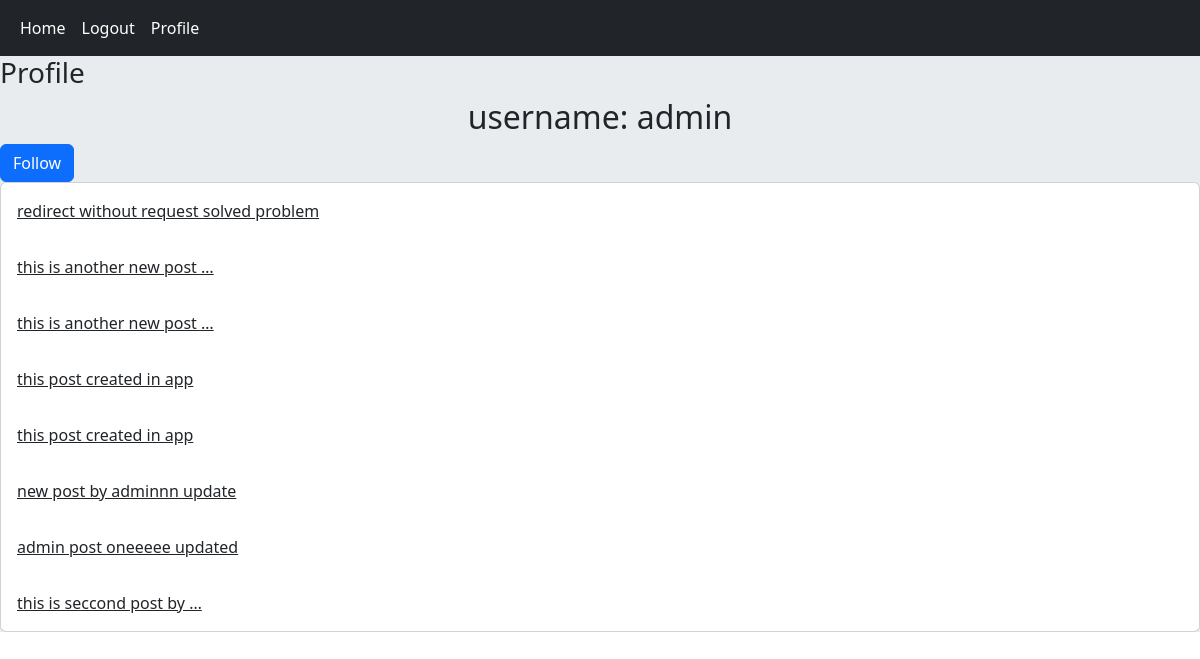
The page /accounts/profile/1/ (signed in) on the database its author committed.
### home/models.py (models this page shows, shortened)
class Post(models.Model):
    user    = models.ForeignKey(User, on_delete=models.CASCADE)
    body    = models.TextField()
    slug    = models.SlugField()
    created = models.DateTimeField(auto_now_add=True)
    updated = models.DateTimeField(auto_now=True)
    class Meta:
        ordering = ('-created','-body')
    def get_absolute_url(self):
        return reverse("home:post_details", args=(self.id, self.slug))

### accounts/views.py (the view)
class UserProfileView(LoginRequiredMixin, View):
    def get(self, request, user_id):
        user = User.objects.get(pk=user_id)
        posts = Post.objects.filter(user=user)
        is_following = False
        relation = Relation.objects.filter(from_user=request.user, to_user=user)
        if relation.exists():
            is_following = True
        return render(request, 'accounts/profile.html/',
                      {'user':user, 'posts':posts, 'is_following':is_following})

### accounts/templates/accounts/profile.html (shortened to what this page needs)
{% extends 'base.html' %}
{% block content %}
    <h3>Profile</h3>
    <h2 class="text-center"> username: {{user.username}} </h2>
    {% if  request.user.id != user.id and not is_following %}
        <a  href="{%url 'accounts:user_follow' user.id %}"  class="btn btn-primary" > Follow </a>
    {% elif request.user.id != user.id and is_following %}
        <a  href="{%url 'accounts:user_unfollow' user.id %}"  class="btn btn-primary" > Unfollow </a>
    {% endif %}
    <div class="card">
        {% for post in posts %}
            <a  href="{{post.get_absolute_url}}" class="card-body" >{{post.body |  truncatewords:5}} </a>
        {% endfor %}
    </div>
{% endblock %}

### rows shown on the page
Post: body "redirect without request solved problem"
Post: body "this is another new post …"
Post: body "this is another new post …"
Post: body "this post created in app"
Post: body "this post created in app"
Post: body "new post by adminnn update"
Post: body "admin post oneeeee updated"
Post: body "this is seccond post by …"

### other values the page prints
{{ user.username }} "admin"
